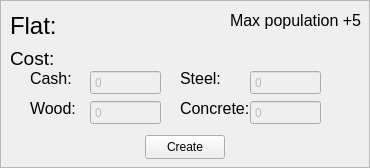
                   <widget class="QFrame" name="frmResFlat">
                    <property name="minimumSize">
                     <size>
                      <width>370</width>
                      <height>0</height>
                     </size>
                    </property>
                    <property name="maximumSize">
                     <size>
                      <width>370</width>
                      <height>16777215</height>
                     </size>
                    </property>
                    <property name="styleSheet">
                     <string notr="true">#frmResFlat {
	background-color: rgb(211, 211, 211);
	border: 2px solid black;
}</string>
                    </property>
                    <property name="frameShape">
                     <enum>QFrame::StyledPanel</enum>
                    </property>
                    <property name="frameShadow">
                     <enum>QFrame::Raised</enum>
                    </property>
                    <widget class="QPushButton" name="btnResFlat">
                     <property name="geometry">
                      <rect>
                       <x>145</x>
                       <y>135</y>
                       <width>80</width>
                       <height>24</height>
                      </rect>
                     </property>
                     <property name="text">
                      <string>Create</string>
                     </property>
                    </widget>
                    <widget class="QLabel" name="label_4">
                     <property name="geometry">
                      <rect>
                       <x>10</x>
                       <y>10</y>
                       <width>51</width>
                       <height>31</height>
                      </rect>
                     </property>
                     <property name="font">
                      <font>
                       <pointsize>18</pointsize>
                      </font>
                     </property>
                     <property name="text">
                      <string>Flat:</string>
                     </property>
                    </widget>
                    <widget class="QLabel" name="label_5">
                     <property name="geometry">
                      <rect>
                       <x>10</x>
                       <y>50</y>
                       <width>49</width>
                       <height>16</height>
                      </rect>
                     </property>
                     <property name="font">
                      <font>
                       <pointsize>14</pointsize>
                      </font>
                     </property>
                     <property name="text">
                      <string>Cost:</string>
                     </property>
                    </widget>
                    <widget class="QSpinBox" name="spnResFlatWood">
                     <property name="enabled">
                      <bool>false</bool>
                     </property>
                     <property name="geometry">
                      <rect>
                       <x>90</x>
                       <y>100</y>
                       <width>71</width>
                       <height>25</height>
                      </rect>
                     </property>
                     <property name="buttonSymbols">
                      <enum>QAbstractSpinBox::NoButtons</enum>
                     </property>
                     <property name="minimum">
                      <number>0</number>
                     </property>
                     <property name="maximum">
                      <number>1000000</number>
                     </property>
                    </widget>
                    <widget class="QLabel" name="label_13">
                     <property name="geometry">
                      <rect>
                       <x>30</x>
                       <y>100</y>
                       <width>49</width>
                       <height>16</height>
                      </rect>
                     </property>
                     <property name="font">
                      <font>
                       <pointsize>12</pointsize>
                      </font>
                     </property>
                     <property name="text">
                      <string>Wood:</string>
                     </property>
                    </widget>
                    <widget class="QSpinBox" name="spnResFlatSteel">
                     <property name="enabled">
                      <bool>false</bool>
                     </property>
                     <property name="geometry">
                      <rect>
                       <x>250</x>
                       <y>70</y>
                       <width>71</width>
                       <height>25</height>
                      </rect>
                     </property>
                     <property name="buttonSymbols">
                      <enum>QAbstractSpinBox::NoButtons</enum>
                     </property>
                     <property name="minimum">
                      <number>0</number>
                     </property>
                     <property name="maximum">
                      <number>1000000</number>
                     </property>
                    </widget>
                    <widget class="QLabel" name="label_18">
                     <property name="geometry">
                      <rect>
                       <x>180</x>
                       <y>70</y>
                       <width>49</width>
                       <height>16</height>
                      </rect>
                     </property>
                     <property name="font">
                      <font>
                       <pointsize>12</pointsize>
                      </font>
                     </property>
                     <property name="text">
                      <string>Steel:</string>
                     </property>
                    </widget>
                    <widget class="QLabel" name="label_19">
                     <property name="geometry">
                      <rect>
                       <x>180</x>
                       <y>100</y>
                       <width>71</width>
                       <height>16</height>
                      </rect>
                     </property>
                     <property name="font">
                      <font>
                       <pointsize>12</pointsize>
                      </font>
                     </property>
                     <property name="text">
                      <string>Concrete:</string>
                     </property>
                    </widget>
                    <widget class="QSpinBox" name="spnResFlatConcrete">
                     <property name="enabled">
                      <bool>false</bool>
                     </property>
                     <property name="geometry">
                      <rect>
                       <x>250</x>
                       <y>100</y>
                       <width>71</width>
                       <height>25</height>
                      </rect>
                     </property>
                     <property name="buttonSymbols">
                      <enum>QAbstractSpinBox::NoButtons</enum>
                     </property>
                     <property name="minimum">
                      <number>0</number>
                     </property>
                     <property name="maximum">
                      <number>1000000</number>
                     </property>
                    </widget>
                    <widget class="QSpinBox" name="spnResFlatCash">
                     <property name="enabled">
                      <bool>false</bool>
                     </property>
                     <property name="geometry">
                      <rect>
                       <x>90</x>
                       <y>70</y>
                       <width>71</width>
                       <height>25</height>
                      </rect>
                     </property>
                     <property name="buttonSymbols">
                      <enum>QAbstractSpinBox::NoButtons</enum>
                     </property>
                     <property name="minimum">
                      <number>0</number>
                     </property>
                     <property name="maximum">
                      <number>1000000</number>
                     </property>
                    </widget>
                    <widget class="QLabel" name="label_20">
                     <property name="geometry">
                      <rect>
                       <x>30</x>
                       <y>70</y>
                       <width>49</width>
                       <height>16</height>
                      </rect>
                     </property>
                     <property name="font">
                      <font>
                       <pointsize>12</pointsize>
                      </font>
                     </property>
                     <property name="text">
                      <string>Cash:</string>
                     </property>
                    </widget>
                    <widget class="QLabel" name="label_6">
                     <property name="geometry">
                      <rect>
                       <x>230</x>
                       <y>0</y>
                       <width>141</width>
                       <height>41</height>
                      </rect>
                     </property>
                     <property name="font">
                      <font>
                       <pointsize>12</pointsize>
                      </font>
                     </property>
                     <property name="text">
                      <string>Max population +5</string>
                     </property>
                    </widget>
                   </widget>
